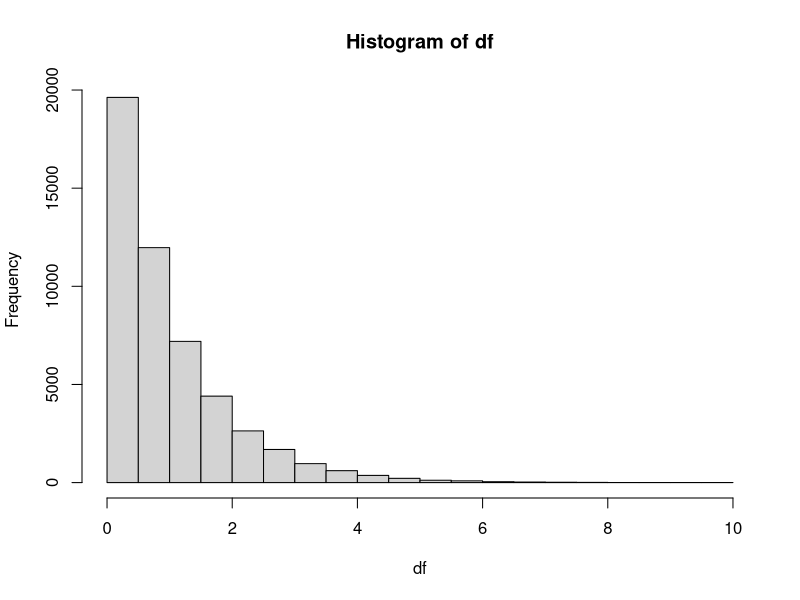
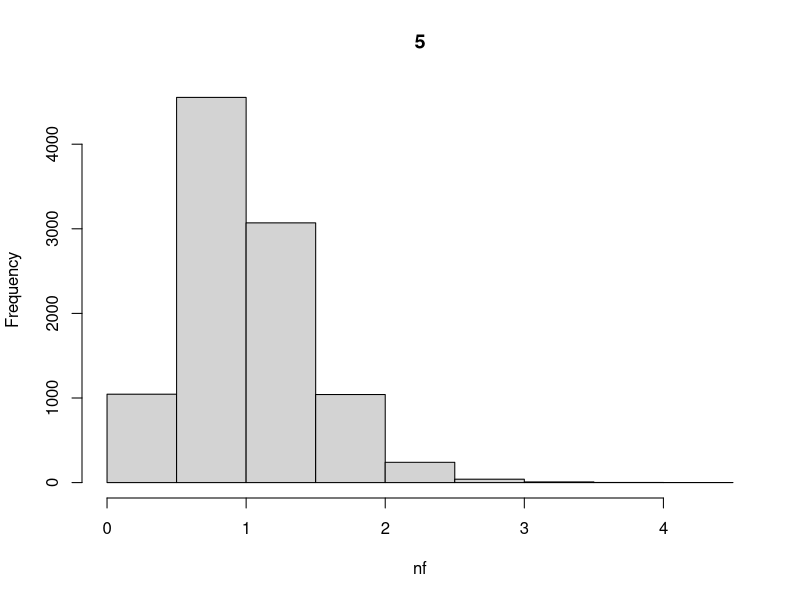
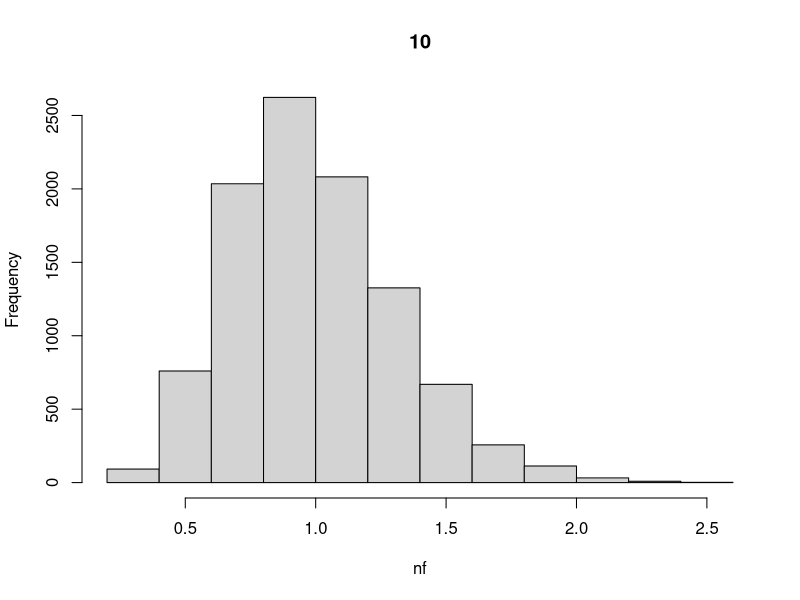
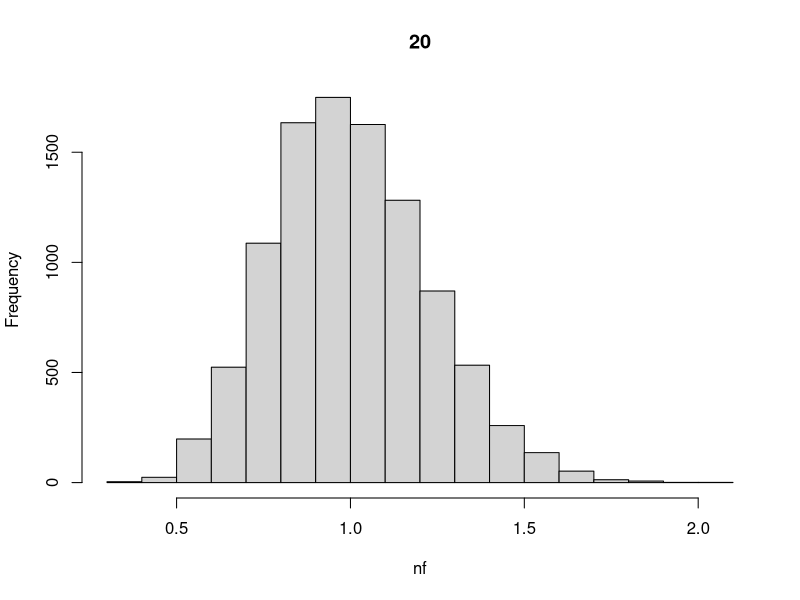

The R script that drew these images, in order:
## ---- chunk 1
knitr::opts_chunk$set(echo = T,
                      results = "hide")
## ---- chunk 2
library(tidyverse)
tribble( ~x, ~y, ~w, ~z,
         210, 300, 220, 180,
         102, 100, 119, 187,
         176, 175, 188, 173,
         87, 95, 91, 94,
         202, 210, 234, 218,
         110, 122, 131, 128,
) -> dt
dt
## ---- chunk 3
map_dbl(dt, mean)
## ---- chunk 4
map_dbl(dt, sd)
## ---- chunk 5
map(dt, sqrt)
## ---- chunk 6
summary(dt)
## ---- chunk 7
#part 2 setup
df <- c()
for (val in 1:10000){
  rexp(5) -> 
  new_val
  meanval <- mean(new_val)
  df <- append(df,new_val)
  }
head(df)
hist(df)
## ---- chunk 8
nf <- c()
map_dbl(1:10000, ~mean(rexp(5,)))
## ---- chunk 9
nf <- replicate(10000, mean(rexp(5,)))
nf
## ---- chunk 10
val <- c(5, 10, 20)
for (item in val){
  nf <- replicate(10000, mean(rexp(item,)))
  hist(nf,
       main = item)
}
